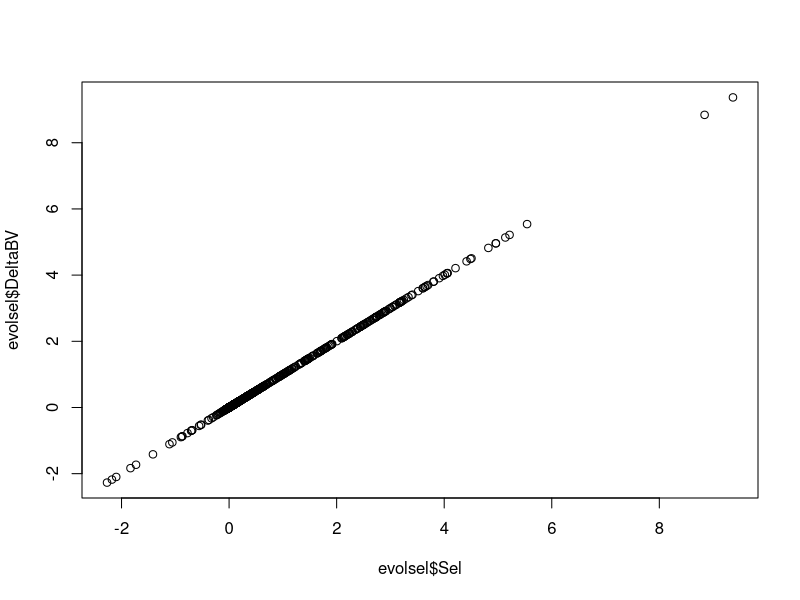
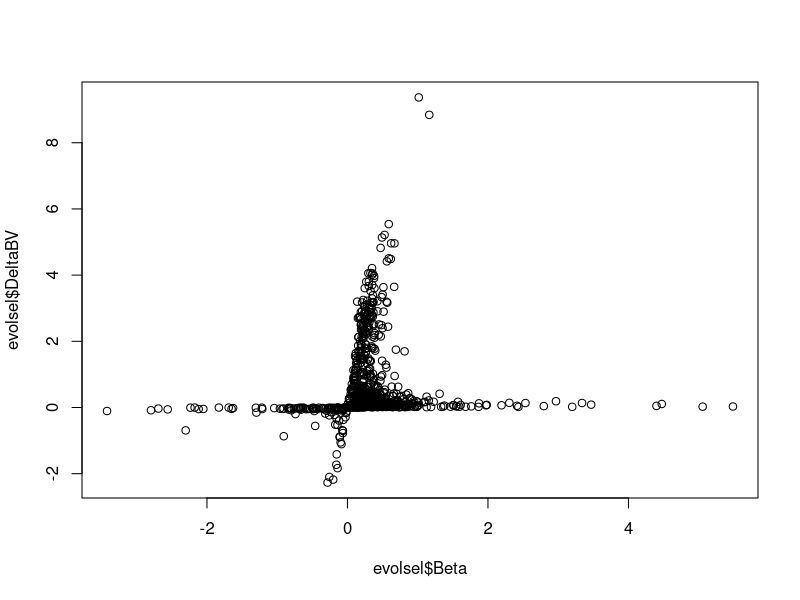
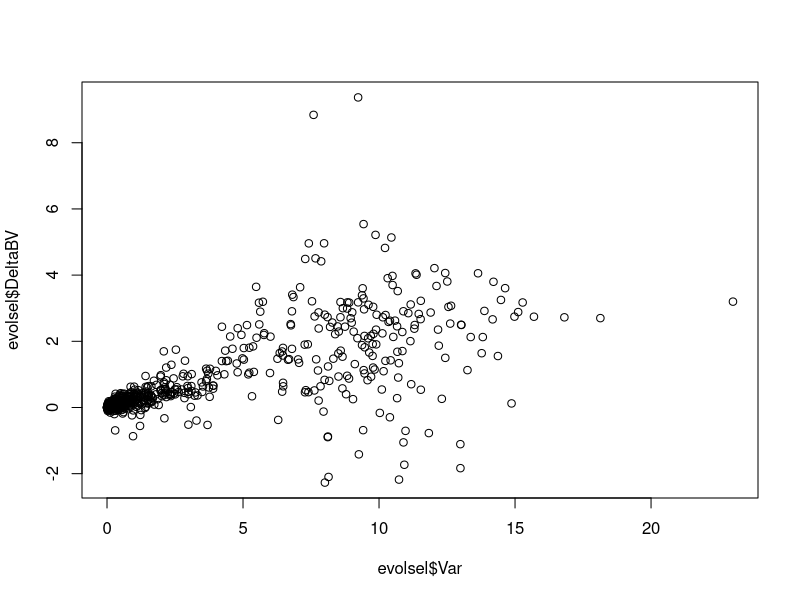
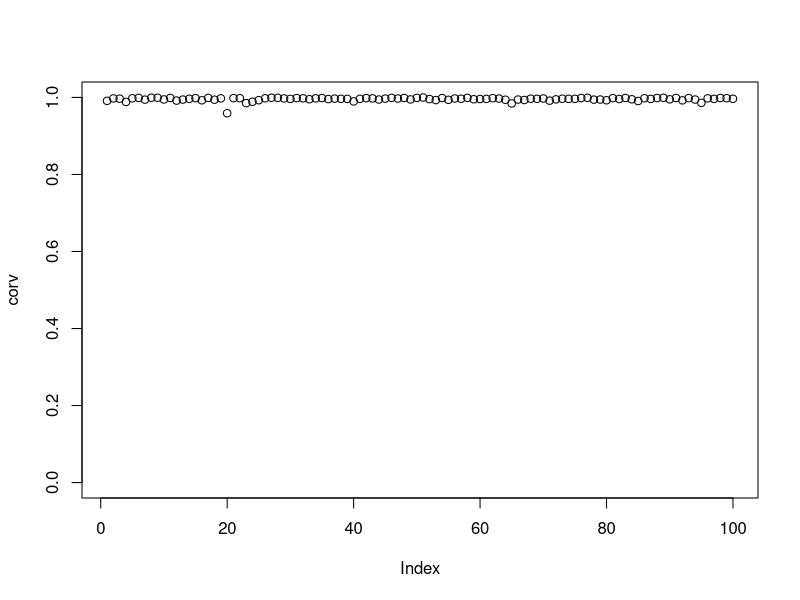
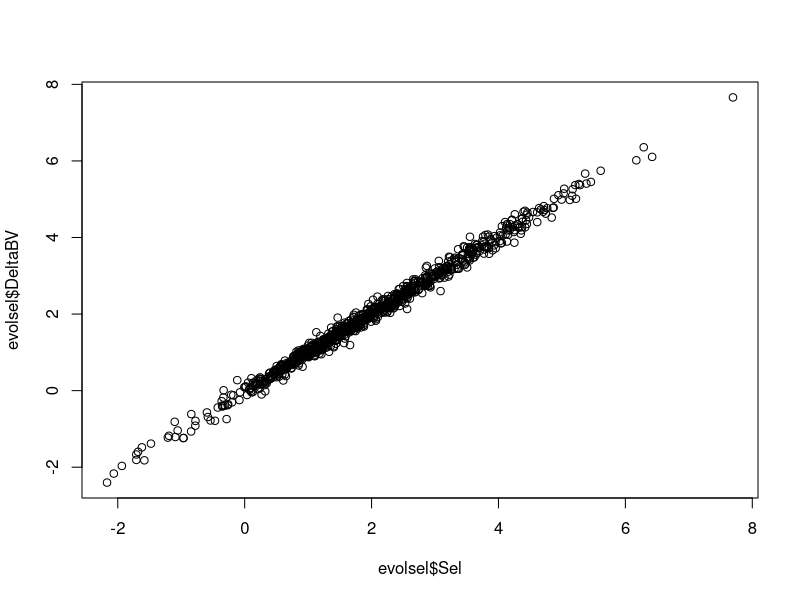
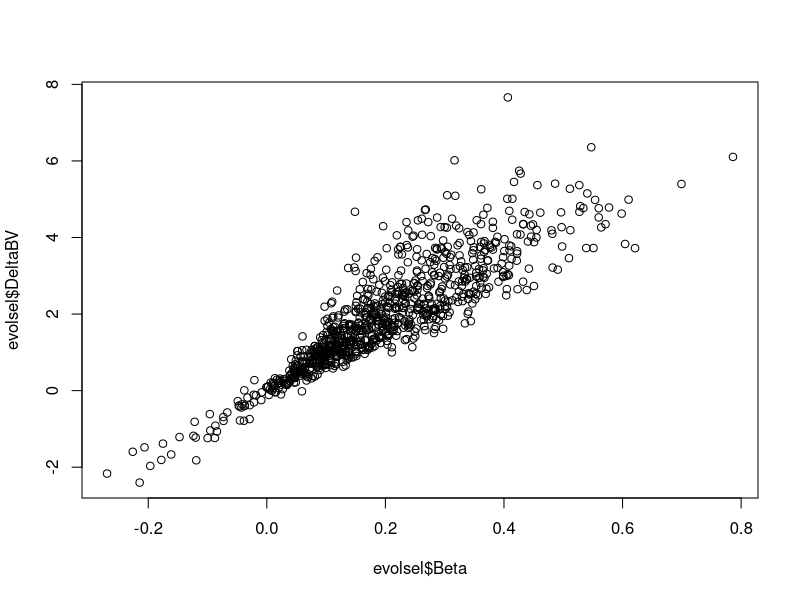
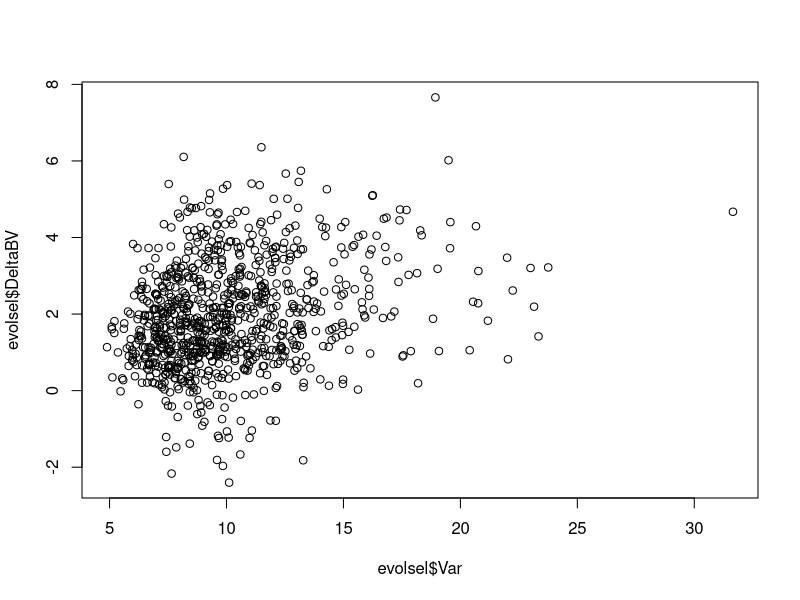

Reproduce these figures in R, in order. (Note: this script raises an error after producing the figures.)
setwd("/home/timothee/Documents/GitHub/FluctuatingSelectionForPubli/IBSimulations/")

#### PRICE EQUATION #### 
evolsel <- read.table("CheckPriceEq/EvolSel.txt", header=TRUE)
corv <- vector(length = max(evolsel$RUN))
for (RUN in 1:max(evolsel$RUN))
{
  esR <- evolsel[evolsel$RUN==RUN,]
  corv[RUN] <- cor(esR$DeltaBV, esR$Sel)
}
plot(evolsel$DeltaBV, x=evolsel$Sel)
plot(evolsel$DeltaBV, x=evolsel$Beta) # weird pattern due to shrinkage of G variation? 
plot(evolsel$DeltaBV, x=evolsel$Var)

#### BREEDER'S EQUATION WITH H²=1####
evolsel <- read.table("CheckBreederEd_H2_1//EvolSel.txt", header=TRUE)
corv <- vector(length = max(evolsel$RUN))
for (RUN in 1:max(evolsel$RUN))
{
  esR <- evolsel[evolsel$RUN==RUN,]
  corv[RUN] <- cor(esR$DeltaBV, esR$Sel)
}
plot(corv, ylim=c(0,1))
plot(evolsel$DeltaBV, x=evolsel$Sel)
plot(evolsel$DeltaBV, x=evolsel$Beta)
plot(evolsel$DeltaBV, x=evolsel$Var)

#### BREEDER'S EQUATION WITH H²=0.17####
evolsel <- read.table("CheckBreederEd_H2_017/EvolSel.txt", header=TRUE)
corv <- vector(length = max(evolsel$RUN))
for (RUN in 1:max(evolsel$RUN))
{
  esR <- evolsel[evolsel$RUN==RUN,]
  corv[RUN] <- cor(esR$DeltaBV, esR$Sel)
}
plot(corv, ylim=c(0,1))
plot(evolsel$DeltaBV, x=evolsel$Sel)
plot(evolsel$DeltaBV, x=evolsel$Beta)
plot(evolsel$DeltaBV, x=evolsel$Var)

